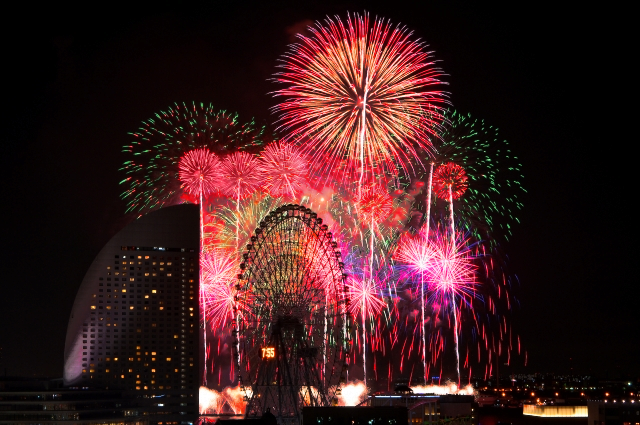
#> input picture Gamma2/0.2/output.bmp, 640 x 425 px, found by its file name
$ python inputtxt.py
#> lines starting #> are read from the running program, lines starting #| are printed output that depends on the picture; after the words box and inside, x2 and y2 are one past the last pixel; in counts of white or black regions, pixels touching at a corner belong together
import cv2
import glob
import os , sys
import numpy as np

def makefiles(path,filename):
    os.makedirs(path + "/" + filename ,exist_ok=True)

if __name__ == "__main__":
    init_path = os.getcwd()
    bat_file = "\n"

    # Gamma1
    size=(1200,901)
    fourcc = cv2.VideoWriter_fourcc(*'MJPG')
    save = cv2.VideoWriter('gamma1.avi',fourcc,70,size)#動画を保存する形を作成

    makefiles(init_path,"Gamma1")
    gamma1_path = init_path + "/Gamma1"
    gamma1_param = [0.01*i for i in range(500)]
    gamma1_param = np.round(gamma1_param , 2)
    for i in gamma1_param:
        img = cv2.imread(gamma1_path+"/"+str(i)+"/output.bmp")
#> img is the input picture: shape (425, 640, 3); mean B, G, R 29.3, 28.5, 61.2
        cv2.putText(img, 'gamma={}'.format(i), (0, 50), cv2.FONT_HERSHEY_SIMPLEX, 1, (255, 255, 255), 5, cv2.LINE_AA)
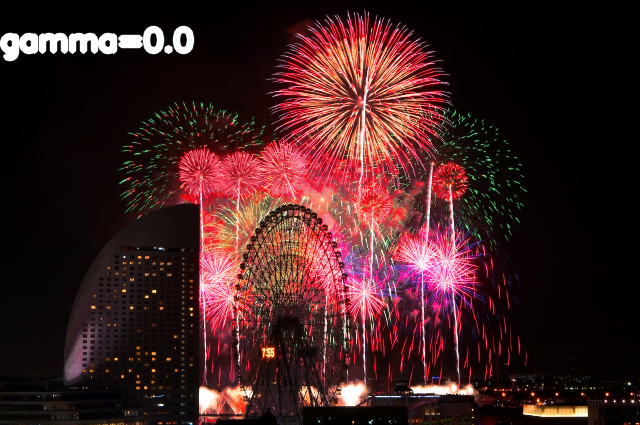
#> img: shape (425, 640, 3); 1.4% of pixels changed, all inside (x1, y1, x2, y2) = (0, 25, 195, 62)
        cv2.imwrite(gamma1_path+"/"+str(i)+"/output_txt.bmp", img)

    makefiles(init_path,"Gamma2")
    gamma2_path = init_path + "/Gamma2"
    gamma2_param = [0.01*i for i in range(500)]
    gamma2_param = np.round(gamma2_param , 2)
    for i in gamma2_param:
        img = cv2.imread(gamma2_path+"/"+str(i)+"/output.bmp")
        cv2.putText(img, 'gamma={}'.format(i), (0, 50), cv2.FONT_HERSHEY_SIMPLEX, 1, (255, 255, 255), 5, cv2.LINE_AA)
        cv2.imwrite(gamma2_path+"/"+str(i)+"/output_txt.bmp", img)

    makefiles(init_path,"Gamma3")
    gamma3_path = init_path + "/Gamma3"
    gamma3_param = [0.01*i for i in range(500)]
    gamma3_param = np.round(gamma3_param , 2)
    for i in gamma3_param:
        img = cv2.imread(gamma3_path+"/"+str(i)+"/output.bmp")
        cv2.putText(img, 'gamma={}'.format(i), (0, 50), cv2.FONT_HERSHEY_SIMPLEX, 1, (255, 255, 255), 5, cv2.LINE_AA)
        cv2.imwrite(gamma3_path+"/"+str(i)+"/output_txt.bmp", img)
